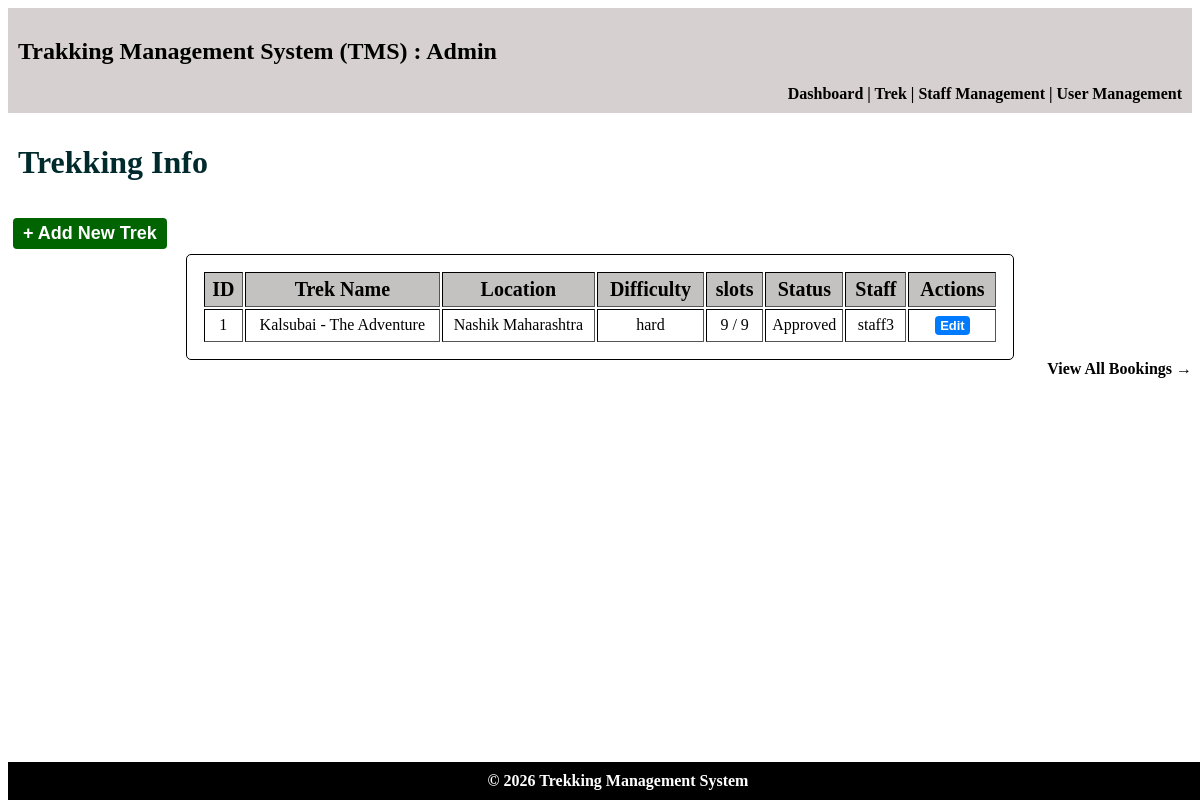
The page /admin/treks on the database its author committed.
### models.py (models this page shows)
class Treks(db.Model):
    __tablename__ = "treks"
    trek_id = db.Column(db.Integer,primary_key=True)
    trek_name = db.Column(db.String, nullable=False)
    location = db.Column(db.String, nullable=False)
    duration_days = db.Column(db.Integer,nullable=False)
    total_slots = db.Column(db.Integer,nullable=False)
    avail_slots = db.Column(db.Integer,nullable=False)
    staff_id = db.Column(db.Integer,db.ForeignKey("staff_profiles.staff_id"),nullable=True)
    difficulty = db.Column(db.Integer,nullable=False, default=0)    # 0 = Easy, 1 = Moderate, 2 = Hard
    trek_status = db.Column(db.Integer,nullable=False,default=0)    # 0 = Pending, 1 = Approved, 2 = Open, 3 = Closed, 4 = Completed
    start_date = db.Column(db.Date,nullable=False)
    end_date = db.Column(db.Date, nullable=False)
    description = db.Column(db.String,nullable=False)
    bookings = db.relationship(
        "Bookings",
        cascade="all, delete",
        backref="treks"
    )

class Staff_Profiles(db.Model):
    __tablename__ = "staff_profiles"
    staff_id = db.Column(db.Integer,db.ForeignKey("users.id"), primary_key=True)
    name = db.Column(db.String, nullable=False)
    phone = db.Column(db.String, nullable=False)
    experience = db.Column(db.Integer, nullable=False)
    address = db.Column(db.String, nullable=False)
    emergency_contact = db.Column(db.String, nullable=False)
    status = db.Column(db.Integer,nullable=False,default=0)     # 0 = Registered, 1 = Blacklisted, 2 = Approved
    treks = db.relationship("Treks",cascade="all, delete", backref="staff_profiles")

### controller.py (the view)
@app.route("/admin/treks")
def admin_treks():
    recent_treks = db.session.query(Treks).order_by(Treks.start_date.desc()).limit(5).all()
    return render_template("admin_treks.html",treks=recent_treks)

### templates/admin_treks.html (shortened to what this page needs)
<!DOCTYPE html>
<html lang="en">
<head>
    <link rel="stylesheet" href="/static/main.css">
</head>
<body>
    <header>
        <h2>Trakking Management System (TMS) : Admin</h2>
        <nav>
            <a href="{{ url_for('admin_dashboard') }}"> Dashboard </a>|
            <a href="{{ url_for('admin_treks') }}"> Trek </a>|
            <a href="{{ url_for('admin_staff') }}"> Staff Management </a>|
            <a href="{{ url_for('admin_user') }}"> User Management </a>
        </nav>
    </header>
    <main>
        <h1>Trekking Info</h1>
        <a href="{{ url_for('add_trek') }}" class="btn-link btn-big">+ Add New Trek</a>
        <table class="normal" border="1">
            <tr><th>ID</th>     <th>Trek Name</th>   <th>Location</th>   <th>Difficulty</th>        <th>slots</th>  <th>Status</th>  <th>Staff</th> <th>Actions</th></tr>
            {% for trek in treks %}
            <tr><td>{{ trek.trek_id }}</td>
                <td>{{ trek.trek_name }}</td>
                <td>{{ trek.location }}</td>
                <td>{% if trek.difficulty == 0 %} Easy {% elif trek.difficulty == 1 %} Moderate {% else %} hard {% endif %}</td>
                <td>{{ trek.avail_slots }} / {{ trek.total_slots }}</td>
                <td>
                    {% if trek.trek_status == 0 %}
                        Pending
                    {% elif trek.trek_status == 1 %}
                        Approved
                    {% elif trek.trek_status == 2 %}
                        Open
                    {% elif trek.trek_status == 3 %}
                        Closed
                    {% elif trek.trek_status == 4 %}
                        Completed
                    {% endif %}
                </td>
                <td>
                {% if trek.staff_profiles %}
                    {{ trek.staff_profiles.name }}
                {% else %}
                    Not Assigned
                {% endif %}
                </td>
                <td><a href="{{ url_for('edit_trek', trek_id=trek.trek_id) }}" class="btn-link">Edit</a>
                </td>
            {% else %}
            <tr>
                <td colspan="8">No treks available</td>
            </tr>
            {% endfor %}
        </table>
        <nav>
                <a href="{{ url_for('admin_bookings') }}"> View All Bookings → </a>
        </nav>
    </main>
    <footer>© 2026 Trekking Management System</footer>
</body>
</html>

### static/main.css (style rules this page uses)
body { padding-bottom: 50px; }
footer { background:black; color:white; text-align:center; font-weight:bold; padding:10px; bottom: 0; position: fixed; width: 100%; }
header { background:rgb(214, 208, 208); text-align: justify; padding:10px; }
table th { background: rgb(196, 193, 193); font-size: 20px; padding: 5px; }
.normal { text-align: center; padding: 15px; margin:auto; width:70%; border: 1px solid black; border-radius: 5px; }
nav { text-align: right; font-weight: bold; }
nav a { color: black; text-decoration: none; }
h1 { padding: 10px; color: rgb(1, 42, 45); }
.btn-link { display: inline-block; padding: 2px 5px; text-decoration: none; font-family: sans-serif; font-weight: bold; font-size: small; background-color: #007bff; color: #ffffff; border-radius: 4px; transition: background-color 0.2s ease; cursor: pointer; margin: 5px; }
.btn-big { background-color: darkgreen; color: #ffffff; font-size:large; border-radius: 4px; padding: 5px 10px; }

### rows shown on the page
Treks: trek_id "1", trek_name "Kalsubai - The Adventure", location "Nashik Maharashtra", difficulty "hard", avail_slots "9", total_slots "9", trek_status "Approved", staff_profiles.name "staff3"
